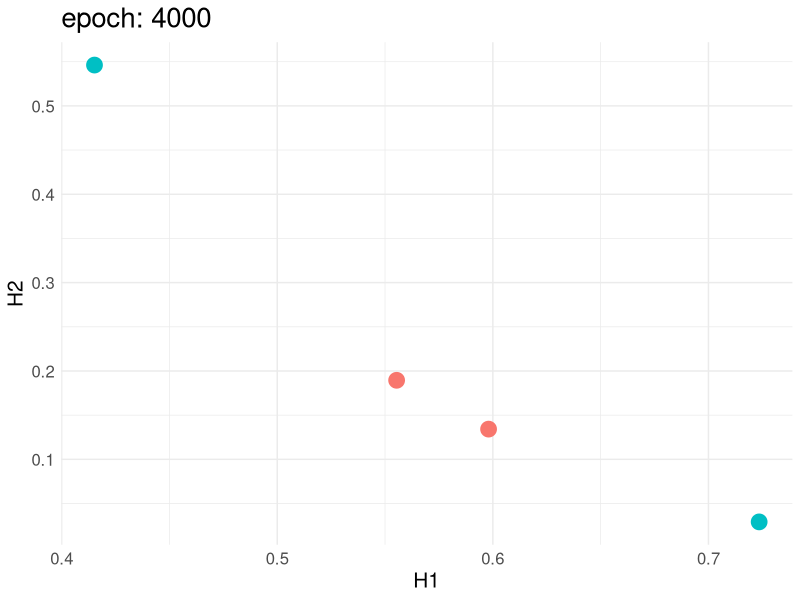

Source code (R):
library(tidyverse)
library(glue)
library(gganimate)

hidden_1000 <- read_csv("hidden_1000.csv")
hidden_1000 %>% 
  mutate(epoch = 1000,
         col = c(0, 1, 1, 0)) %>% 
  select(epoch, col, everything()) -> hidden_1000
hidden_2000 <- read_csv("hidden_2000.csv")
hidden_2000 %>% 
  mutate(epoch = 2000,
         col = c(0, 1, 1, 0)) %>% 
  select(epoch, col, everything()) -> hidden_2000
hidden_3000 <- read_csv("hidden_3000.csv")
hidden_3000 %>% 
  mutate(epoch = 3000,
         col = c(0, 1, 1, 0)) %>% 
  select(epoch, col, everything()) -> hidden_3000
hidden_4000 <- read_csv("hidden_4000.csv")
hidden_4000 %>% 
  mutate(epoch = 4000,
         col = c(0, 1, 1, 0)) %>% 
  select(epoch, col, everything()) -> hidden_4000

raw <- tribble(
  ~epoch, ~col, ~H1, ~H2,
  0, 0, 0, 0,
  0, 1, 1, 0, 
  0, 1, 0, 1,
  0, 0, 1, 1
)

df <- bind_rows(raw, hidden_1000, hidden_2000, hidden_3000, hidden_4000)

# example plot
hidden_4000 %>% 
  ggplot(aes(H1, H2, col = factor(col))) +
  geom_point(size = 5) +
  scale_fill_manual(values = c("red", "blue")) +
  theme_minimal() +
  theme(legend.position = "none",
        axis.title = element_text(size = 15),
        axis.text = element_text(size = 12),
        plot.title.position = "panel",
        plot.title = element_text(size = 20)) +
  labs(title = 'epoch: 4000')

# animated plot
df %>% 
  ggplot(aes(H1, H2, col = factor(col))) +
  geom_point(size = 5) +
  scale_fill_manual(values = c("red", "blue")) +
  theme_minimal() +
  theme(legend.position = "none",
        axis.title = element_text(size = 15),
        axis.text = element_text(size = 12),
        plot.title.position = "panel",
        plot.title = element_text(size = 20)) +
  transition_states(epoch, transition_length = 2, state_length = 1) +
  labs(title = 'epoch: {closest_state}') +
  enter_appear() +
  exit_disappear(early = TRUE) +
  ease_aes("sine-in-out") -> xor_anim

xor_anim <- animate(xor_anim)
anim_save("xor_anim.gif", xor_anim)
# this is nice, but I'm not sure it works... :S
